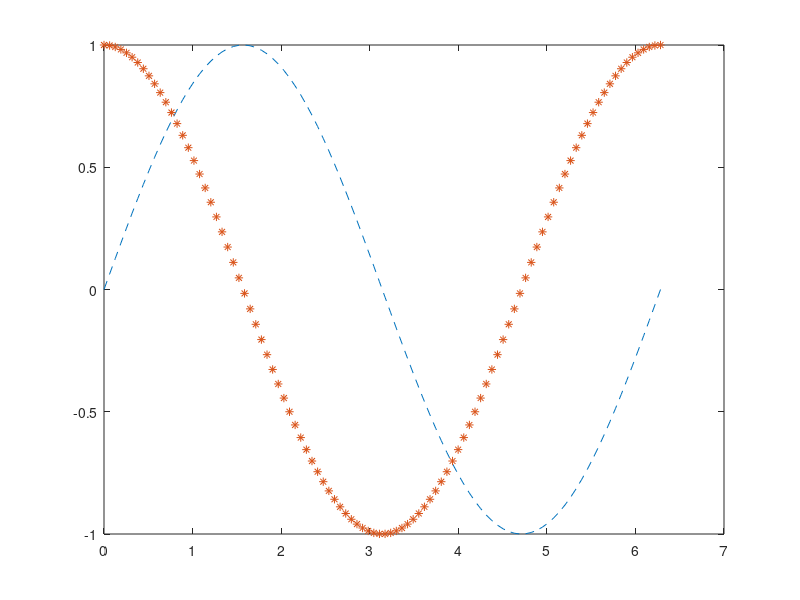

MATLAB code to generate this figure:
y = [1 1 2 3 5 8 13 21]
x = [0.0,0.1,0.2,0.3,0.4,0.5,0.6,0.7]
% size of x and y should be same
plot(x,y)

% Ploting a Function. 
X = linspace(0,100,200)

X1 = linspace(0,2*pi,100)
Y = sin(X1)
Y1 = cos(X1)


plot(X1,Y,'--',X1,Y1,'*')